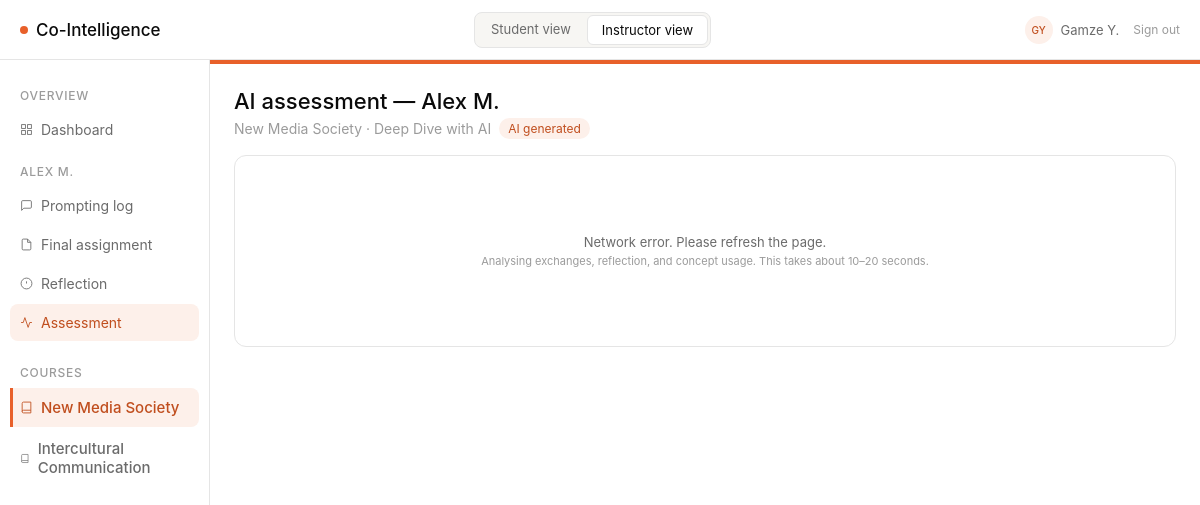
Screenshot of /instructor/student/1/assessment (signed in) with the database file from the repository.
### models/models.py (models this page shows, shortened)
class User(db.Model, UserMixin):
    __tablename__ = "users"
    id = db.Column(db.Integer, primary_key=True)
    role = db.Column(db.String(20), nullable=False, default="student")  # instructor | student | dev
    display_name = db.Column(db.String(100), nullable=False)
    is_dev = db.Column(db.Boolean, nullable=False, default=False)

class Student(db.Model):
    __tablename__ = "students"
    id = db.Column(db.Integer, primary_key=True)
    name = db.Column(db.String(120), nullable=False)
    email = db.Column(db.String(200), unique=True, nullable=False)
    course_id = db.Column(db.Integer, db.ForeignKey("courses.id"), nullable=False)
    user_id = db.Column(db.Integer, db.ForeignKey("users.id"), nullable=True)
    course = db.relationship("Course", back_populates="students")
    exchanges = db.relationship("PromptExchange", back_populates="student")
    reflections = db.relationship("Reflection", back_populates="student")
    outputs = db.relationship("Output", back_populates="student")
    assessment_scores = db.relationship("AssessmentScore", back_populates="student")

class Course(db.Model):
    __tablename__ = "courses"
    id = db.Column(db.Integer, primary_key=True)
    name = db.Column(db.String(200), nullable=False)
    learning_objective = db.Column(db.Text, nullable=False)
    required_concepts = db.Column(db.JSON, nullable=False, default=list)
    output_modalities = db.Column(db.JSON, nullable=False, default=list)
    min_exchanges = db.Column(db.Integer, nullable=False, default=5)
    color = db.Column(db.String(20), nullable=False, default="#E8602A")
    color_light = db.Column(db.String(20), nullable=False, default="#FDF0EA")
    color_text = db.Column(db.String(20), nullable=False, default="#C04E1E")
    color_hover = db.Column(db.String(20), nullable=False, default="#d4521f")
    assignments = db.relationship("Assignment", back_populates="course")
    students = db.relationship("Student", back_populates="course")

class Assignment(db.Model):
    __tablename__ = "assignments"
    id = db.Column(db.Integer, primary_key=True)
    course_id = db.Column(db.Integer, db.ForeignKey("courses.id"), nullable=False)
    title = db.Column(db.String(200), nullable=False)
    description = db.Column(db.Text, nullable=False)
    due_date = db.Column(db.DateTime, nullable=True)
    modality = db.Column(db.String(100), nullable=True)
    instructions = db.Column(db.Text, nullable=True)
    sections_config = db.Column(db.JSON, nullable=True)
    concepts_required = db.Column(db.Boolean, nullable=False, default=False)
    required_concepts = db.Column(db.JSON, nullable=False, default=list)
    intensity = db.Column(db.String(50), nullable=False, default="balanced")
    phase_1_end = db.Column(db.Integer, nullable=False, default=3)
    phase_2_end = db.Column(db.Integer, nullable=False, default=6)
    phase_3_end = db.Column(db.Integer, nullable=False, default=9)
    supplementary_instructions = db.Column(db.Text, nullable=False, default="")
    max_score = db.Column(db.Float, nullable=False, default=100)
    course = db.relationship("Course", back_populates="assignments")
    exchanges = db.relationship("PromptExchange", back_populates="assignment")
    reflections = db.relationship("Reflection", back_populates="assignment")
    outputs = db.relationship("Output", back_populates="assignment")
    assessment_scores = db.relationship("AssessmentScore", back_populates="assignment")
    session_summaries = db.relationship("SessionSummary", back_populates="assignment")

### routes/instructor_routes.py (the view, shortened to what this page needs)
@instructor_bp.route("/student/<int:student_id>/assessment")
def assessment(student_id):
    student = Student.query.get_or_404(student_id)
    course, assignment = _get_base_for_student(student)
    print(f"[assessment] student_id={student_id} assignment_id={assignment.id}")
    score_rec = AssessmentScore.query.filter_by(
        student_id=student_id, assignment_id=assignment.id
    ).first()
    summary_rec = SessionSummary.query.filter_by(
        student_id=student_id, assignment_id=assignment.id
    ).first()
    print(f"[assessment] score_rec found: {score_rec is not None}")
    print(f"[assessment] summary_rec found: {summary_rec is not None}")
    if summary_rec:
        print(f"[assessment] summary_json (first 200): {(summary_rec.summary_json or '')[:200]}")
    session_summary = json.loads(summary_rec.summary_json) if summary_rec else None
    feedback = InstructorFeedback.query.filter_by(
        student_id=student_id, assignment_id=assignment.id
    ).first()
    return render_template(
        "instructor/assessment.html",
        course=course,
        assignment=assignment,
        student=student,
        score=score_rec,
        session_summary=session_summary,
        generating=(score_rec is None),
        feedback=feedback,
    )

### routes/instructor_routes.py (called while the page is built)
@instructor_bp.before_request
def require_instructor_role():
    if not current_user.is_authenticated:
        return redirect(url_for("login"))
    if current_user.role not in ("instructor", "dev"):
        return redirect(url_for("student.prompting"))

def _get_base_for_student(student):
    course = Course.query.get(student.course_id)
    assignment = Assignment.query.filter_by(course_id=course.id).first()
    return course, assignment

### templates/instructor/assessment.html (shortened to what this page needs)
{% extends "base.html" %}
{% block sidebar %}{% include "instructor/_student_sidebar.html" %}{% endblock %}
{% block content %}
<div style="margin-bottom:16px;">
  <h1 class="page-title">AI assessment &mdash; {{ student.name }}</h1>
  <div class="page-sub" style="display:flex;align-items:center;gap:8px;">
    {{ course.name }} &middot; {{ assignment.title }}
    <span class="pill pill-orange">AI generated</span>
  </div>
</div>
{% if generating %}
<div class="card" id="loading-card">
  <div class="loading-state">
    <div class="loading-label">Generating AI assessment…</div>
    <div class="loading-sub">Analysing exchanges, reflection, and concept usage. This takes about 10–20 seconds.</div>
  </div>
</div>
{% endif %}
{% endblock %}

### templates/base.html (shortened to what this page needs)
<!DOCTYPE html>
<html lang="en">
<head>
  <link rel="stylesheet" href="{{ url_for('static', filename='style.css') }}" />
  <link rel="stylesheet" href="https://cdn.jsdelivr.net/npm/@tabler/icons-webfont@latest/tabler-icons.min.css" />
</head>
<body>
{% set is_student    = request.path.startswith('/student') %}
{% set is_instructor = request.path.startswith('/instructor') %}
{% if current_user.is_authenticated %}
  {% set _display = current_user.display_name %}
  {% set _parts   = _display.split() %}
  {% set _initials = (_parts[0][0] + (_parts[1][0] if _parts|length > 1 else ''))|upper %}
{% elif is_student %}
  {% set _display  = "Alex M." %}
  {% set _initials = "AM" %}
{% else %}
  {% set _display  = "Instructor" %}
  {% set _initials = "IN" %}
{% endif %}
<div class="app">
  <div class="topbar">
    <a class="logo" href="/">
      <span class="logo-dot"></span>
      Co-Intelligence
    </a>
    <div class="topbar-toggles">
      {% if current_user.is_authenticated and current_user.role == 'student' %}
        <span class="topbar-toggle active" style="cursor:default;">Student view</span>
      {% else %}
        <a href="{{ url_for('student.prompting') }}"
           class="topbar-toggle{% if is_student %} active{% endif %}">
          Student view
        </a>
        <a href="{{ url_for('instructor.dashboard') }}"
           class="topbar-toggle{% if is_instructor %} active{% endif %}">
          Instructor view
        </a>
      {% endif %}
    </div>
    <div class="topbar-user">
      <div class="user-avatar">{{ _initials }}</div>
      <span class="user-name">{{ _display }}</span>
      <a href="{{ url_for('logout') }}"
         style="font-size:12px;color:var(--text-tertiary);text-decoration:none;margin-left:6px;">
        Sign out
      </a>
    </div>
  </div>
  <div class="main">
    {% block sidebar %}{% endblock %}
    <div class="content">
      {% block content %}{% endblock %}
    </div>
  </div>
</div>
</body>
</html>

### templates/instructor/_student_sidebar.html
<nav class="sidebar">
  <div class="sidebar-section">Overview</div>
  <a href="{{ url_for('instructor.dashboard') }}"
     class="sidebar-item{% if request.endpoint == 'instructor.dashboard' %} active{% endif %}">
    <svg width="13" height="13" fill="none" stroke="currentColor" stroke-width="1.6" viewBox="0 0 24 24"><rect x="3" y="3" width="7" height="7"/><rect x="14" y="3" width="7" height="7"/><rect x="14" y="14" width="7" height="7"/><rect x="3" y="14" width="7" height="7"/></svg>
    Dashboard
  </a>
  <div class="sidebar-section">{{ student.name }}</div>
  <a href="{{ url_for('instructor.log', student_id=student.id) }}"
     class="sidebar-item{% if request.endpoint == 'instructor.log' %} active{% endif %}">
    <svg width="13" height="13" fill="none" stroke="currentColor" stroke-width="1.6" viewBox="0 0 24 24"><path d="M21 15a2 2 0 0 1-2 2H7l-4 4V5a2 2 0 0 1 2-2h14a2 2 0 0 1 2 2z"/></svg>
    Prompting log
  </a>
  <a href="{{ url_for('instructor.assignment', student_id=student.id) }}"
     class="sidebar-item{% if request.endpoint == 'instructor.assignment' %} active{% endif %}">
    <svg width="13" height="13" fill="none" stroke="currentColor" stroke-width="1.6" viewBox="0 0 24 24"><path d="M14 2H6a2 2 0 0 0-2 2v16a2 2 0 0 0 2 2h12a2 2 0 0 0 2-2V8z"/><polyline points="14 2 14 8 20 8"/></svg>
    Final assignment
  </a>
  <a href="{{ url_for('instructor.reflection', student_id=student.id) }}"
     class="sidebar-item{% if request.endpoint == 'instructor.reflection' %} active{% endif %}">
    <svg width="13" height="13" fill="none" stroke="currentColor" stroke-width="1.6" viewBox="0 0 24 24"><circle cx="12" cy="12" r="10"/><line x1="12" y1="8" x2="12" y2="12"/><line x1="12" y1="16" x2="12.01" y2="16"/></svg>
    Reflection
  </a>
  <a href="{{ url_for('instructor.assessment', student_id=student.id) }}"
     class="sidebar-item{% if request.endpoint in ('instructor.assessment', 'instructor.assessment_generate') %} active{% endif %}">
    <svg width="13" height="13" fill="none" stroke="currentColor" stroke-width="1.6" viewBox="0 0 24 24"><polyline points="22 12 18 12 15 21 9 3 6 12 2 12"/></svg>
    Assessment
  </a>
  {% include "_course_nav.html" %}
</nav>

### templates/_course_nav.html
{% if all_courses and all_courses | length > 1 %}
<div class="sidebar-section" style="margin-top:8px;">Courses</div>
{% for c in all_courses %}
<a href="{{ url_for('switch_course', course_id=c.id) }}"
   class="sidebar-item{% if c.id == current_course_id %} active{% endif %}"
   style="font-size:15px;font-weight:500;{% if c.id == current_course_id %}border-left:3px solid {{ course_color }};border-radius:0 8px 8px 0;padding-left:7px;{% endif %}">
  <svg width="13" height="13" fill="none" stroke="currentColor" stroke-width="1.6" viewBox="0 0 24 24">
    <path d="M4 19.5A2.5 2.5 0 0 1 6.5 17H20"/><path d="M6.5 2H20v20H6.5A2.5 2.5 0 0 1 4 19.5v-15A2.5 2.5 0 0 1 6.5 2z"/>
  </svg>
  {{ c.name }}
</a>
{% endfor %}
{% endif %}

### static/style.css (style rules this page uses)
:root { --bg-primary: #ffffff; --bg-surface: #f7f6f3; --bg-orange-light: #FDF0EA; --text-primary: #0a0a0a; --text-secondary: #6b6b6b; --text-tertiary: #9b9b9b; --text-orange: #C04E1E; --accent: #E8602A; --border: #e5e5e5; --pill-green-bg: #e8f5ee; --pill-green-text: #1a7a45; --pill-amber-bg: #fef3e2; --pill-amber-text: #92580a; }
*, *::before, *::after { box-sizing: border-box; margin: 0; padding: 0; }
body { font-family: -apple-system, BlinkMacSystemFont, "Inter", system-ui, sans-serif; font-size: 16px; font-weight: 400; color: var(--text-primary); background: var(--bg-primary); -webkit-font-smoothing: antialiased; }
.app { display: flex; flex-direction: column; min-height: 100vh; }
.topbar { height: 60px; border-bottom: 1px solid var(--border); display: flex; align-items: center; justify-content: space-between; padding: 0 20px; background: var(--bg-primary); }
.logo { font-size: 17px; font-weight: 500; display: flex; align-items: center; gap: 8px; color: var(--text-primary); text-decoration: none; }
.logo-dot { width: 8px; height: 8px; border-radius: 50%; background: var(--accent); flex-shrink: 0; }
.main { display: flex; flex: 1; }
.sidebar { width: 210px; border-right: 1px solid var(--border); padding: 14px 10px; display: flex; flex-direction: column; gap: 2px; background: var(--bg-primary); }
.sidebar-section { font-size: 12px; font-weight: 500; letter-spacing: 0.06em; text-transform: uppercase; color: var(--text-tertiary); padding: 14px 10px 6px; }
.sidebar-item { display: flex; align-items: center; gap: 8px; padding: 10px 10px; border-radius: 8px; font-size: 14px; color: var(--text-secondary); cursor: pointer; text-decoration: none; }
.sidebar-item.active { background: var(--bg-orange-light); color: var(--text-orange); }
.content { flex: 1; padding: 24px; overflow: auto; }
.page-title { font-size: 22px; font-weight: 500; color: var(--text-primary); }
.page-sub { font-size: 14px; color: var(--text-tertiary); margin-top: 4px; }
.card { background: var(--bg-primary); border: 1px solid var(--border); border-radius: 12px; padding: 18px 20px; }
.pill { display: inline-flex; align-items: center; gap: 4px; font-size: 12px; padding: 3px 9px; border-radius: 20px; }
.pill-orange { background: var(--bg-orange-light); color: var(--text-orange); }

### templates/base.html (style rules this page uses)
.topbar-toggles { display: flex; gap: 2px; background: var(--bg-surface); border: 1px solid var(--border); border-radius: 8px; padding: 2px; }
.topbar-toggle { font-size: 13px; padding: 6px 14px; border-radius: 6px; border: none; background: transparent; color: var(--text-secondary); cursor: pointer; text-decoration: none; font-family: inherit; transition: background .12s, color .12s; white-space: nowrap; }
.topbar-toggle.active { background: var(--bg-primary); color: var(--text-primary); border: 1px solid var(--border); }
.topbar-user { display: flex; align-items: center; gap: 8px; }
.user-avatar { width: 28px; height: 28px; border-radius: 50%; background: var(--bg-orange-light); color: var(--text-orange); font-size: 10px; font-weight: 500; display: flex; align-items: center; justify-content: center; flex-shrink: 0; }
.user-name { font-size: 13px; color: var(--text-secondary); }

### templates/instructor/assessment.html (style rules this page uses)
.loading-state { text-align:center; padding:60px 20px; }
.loading-label { font-size:13px; color:var(--text-secondary); margin-bottom:4px; }
.loading-sub { font-size:11px; color:var(--text-tertiary); }

### rows the page displays
User: display_name "Gamze Y."
Student: name "ALEX M.", name "Alex M."
Course: name "New Media Society"
Course: name "Intercultural Communication"
Assignment: title "Deep Dive with AI"

### other values shown
{{ _initials }} "GY"
